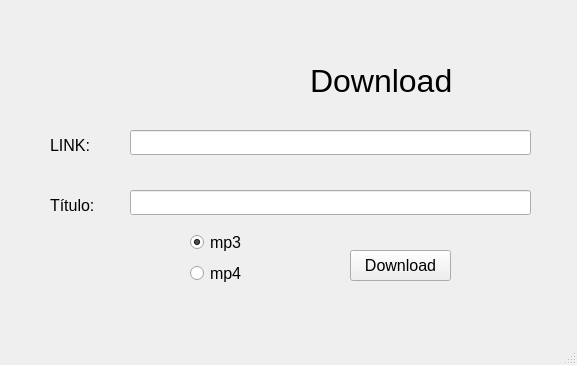
<?xml version="1.0" encoding="UTF-8"?>
<ui version="4.0">
 <class>MainWindow</class>
 <widget class="QMainWindow" name="MainWindow">
  <property name="geometry">
   <rect>
    <x>0</x>
    <y>0</y>
    <width>577</width>
    <height>365</height>
   </rect>
  </property>
  <property name="windowTitle">
   <string>MainWindow</string>
  </property>
  <widget class="QWidget" name="centralwidget">
   <widget class="QPushButton" name="bt_donwload">
    <property name="geometry">
     <rect>
      <x>350</x>
      <y>250</y>
      <width>101</width>
      <height>31</height>
     </rect>
    </property>
    <property name="font">
     <font>
      <pointsize>12</pointsize>
     </font>
    </property>
    <property name="text">
     <string>Download</string>
    </property>
   </widget>
   <widget class="QLabel" name="label">
    <property name="geometry">
     <rect>
      <x>50</x>
      <y>130</y>
      <width>67</width>
      <height>31</height>
     </rect>
    </property>
    <property name="font">
     <font>
      <pointsize>12</pointsize>
     </font>
    </property>
    <property name="text">
     <string>LINK:</string>
    </property>
   </widget>
   <widget class="QLabel" name="label_2">
    <property name="geometry">
     <rect>
      <x>50</x>
      <y>190</y>
      <width>71</width>
      <height>31</height>
     </rect>
    </property>
    <property name="font">
     <font>
      <pointsize>12</pointsize>
     </font>
    </property>
    <property name="text">
     <string>Título: </string>
    </property>
   </widget>
   <widget class="QLineEdit" name="txt_link">
    <property name="geometry">
     <rect>
      <x>130</x>
      <y>130</y>
      <width>401</width>
      <height>25</height>
     </rect>
    </property>
    <property name="font">
     <font>
      <pointsize>10</pointsize>
     </font>
    </property>
    <property name="text">
     <string/>
    </property>
   </widget>
   <widget class="QLineEdit" name="txt_titulo">
    <property name="geometry">
     <rect>
      <x>130</x>
      <y>190</y>
      <width>401</width>
      <height>25</height>
     </rect>
    </property>
    <property name="font">
     <font>
      <pointsize>10</pointsize>
     </font>
    </property>
   </widget>
   <widget class="QLabel" name="label_3">
    <property name="geometry">
     <rect>
      <x>310</x>
      <y>50</y>
      <width>151</width>
      <height>61</height>
     </rect>
    </property>
    <property name="font">
     <font>
      <pointsize>24</pointsize>
     </font>
    </property>
    <property name="text">
     <string>Download</string>
    </property>
   </widget>
   <widget class="QLabel" name="label_4">
    <property name="geometry">
     <rect>
      <x>150</x>
      <y>10</y>
      <width>171</width>
      <height>111</height>
     </rect>
    </property>
    <property name="text">
     <string>&lt;html&gt;&lt;head/&gt;&lt;body&gt;&lt;p&gt;&lt;img src=&quot;:/ryoutube/RYouTube.png&quot;/&gt;&lt;/p&gt;&lt;/body&gt;&lt;/html&gt;</string>
    </property>
   </widget>
   <widget class="QWidget" name="">
    <property name="geometry">
     <rect>
      <x>190</x>
      <y>230</y>
      <width>60</width>
      <height>58</height>
     </rect>
    </property>
    <layout class="QVBoxLayout" name="verticalLayout">
     <item>
      <widget class="QRadioButton" name="rb_mp3">
       <property name="font">
        <font>
         <pointsize>12</pointsize>
        </font>
       </property>
       <property name="text">
        <string>mp3</string>
       </property>
       <property name="checked">
        <bool>true</bool>
       </property>
      </widget>
     </item>
     <item>
      <widget class="QRadioButton" name="rb_mp4">
       <property name="font">
        <font>
         <pointsize>12</pointsize>
        </font>
       </property>
       <property name="text">
        <string>mp4</string>
       </property>
      </widget>
     </item>
    </layout>
   </widget>
  </widget>
  <widget class="QMenuBar" name="menubar">
   <property name="geometry">
    <rect>
     <x>0</x>
     <y>0</y>
     <width>577</width>
     <height>22</height>
    </rect>
   </property>
  </widget>
  <widget class="QStatusBar" name="statusbar"/>
 </widget>
 <resources>
  <include location="RYouTube.qrc"/>
 </resources>
 <connections/>
</ui>
